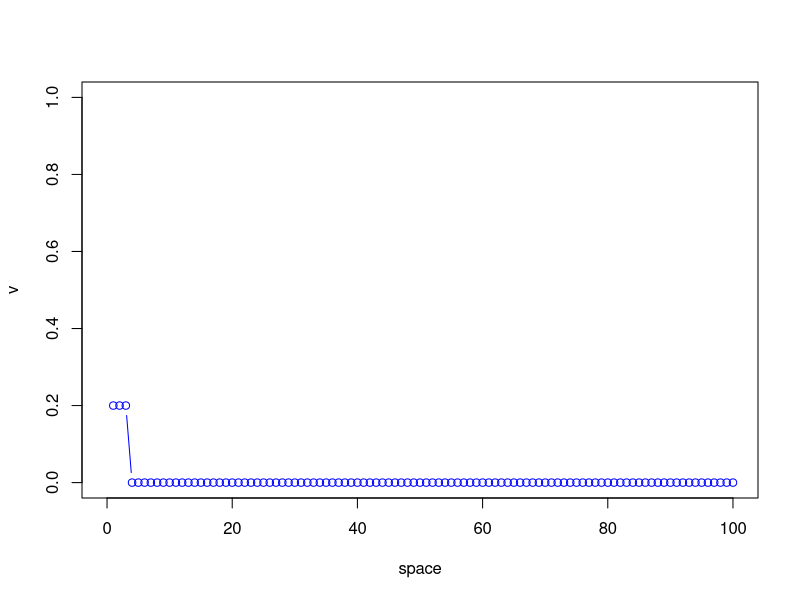
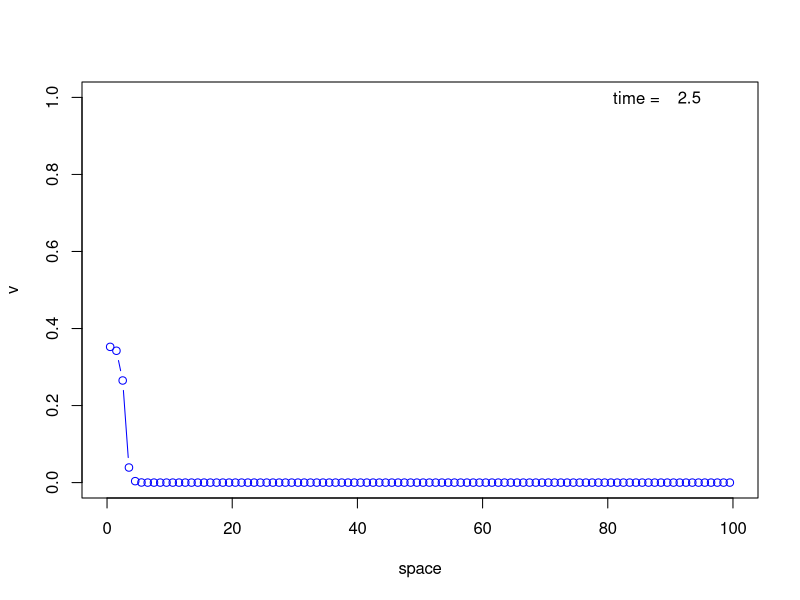
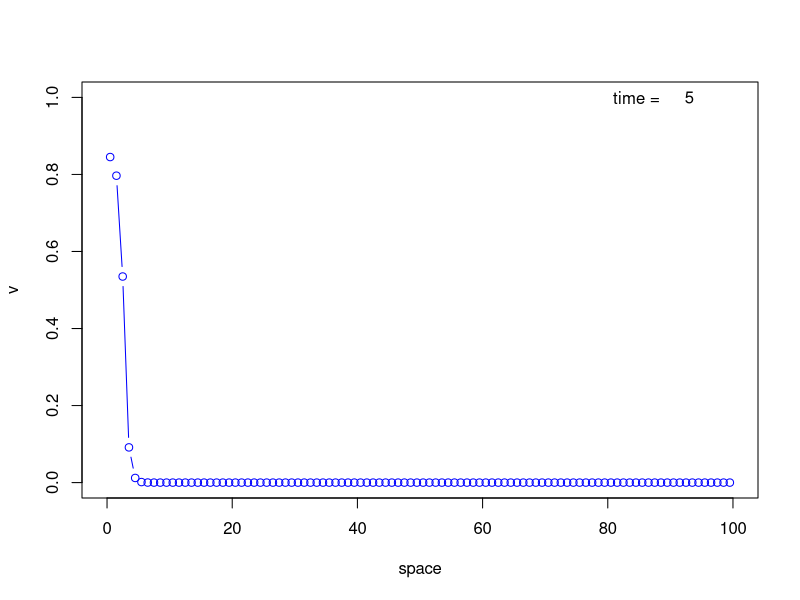
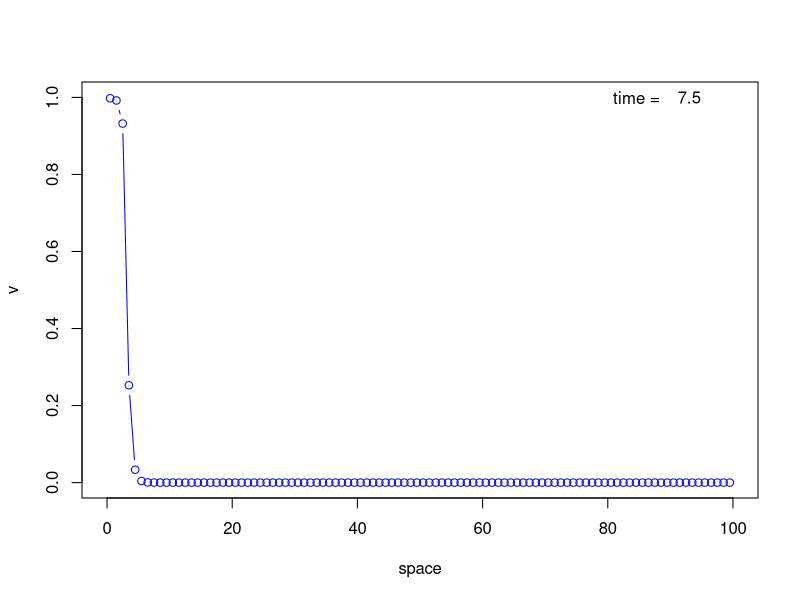
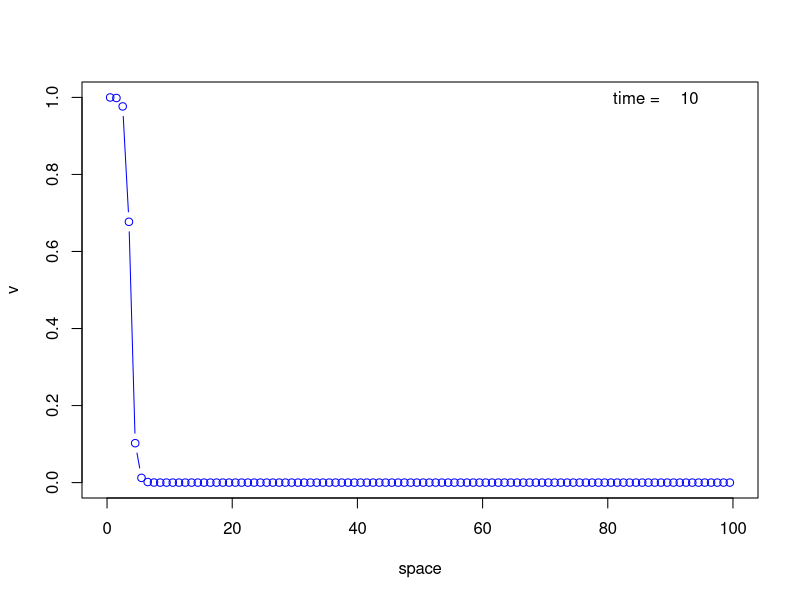
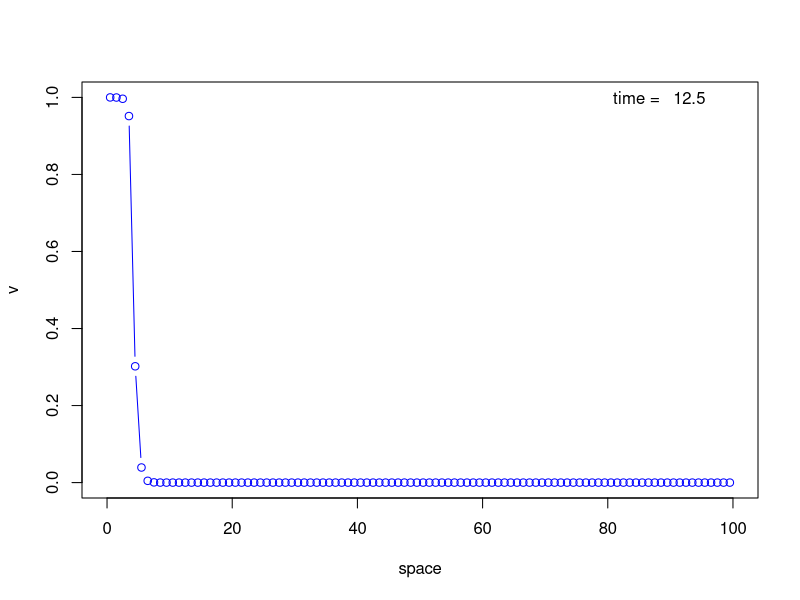
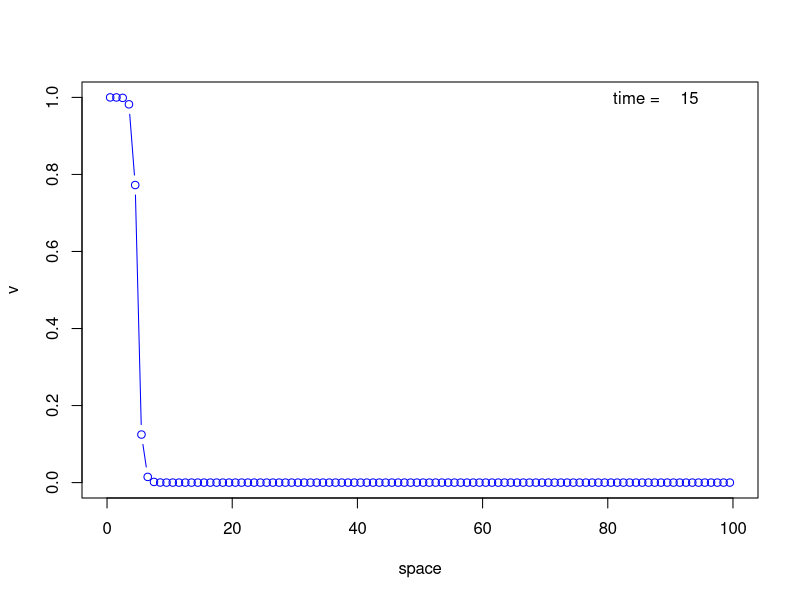
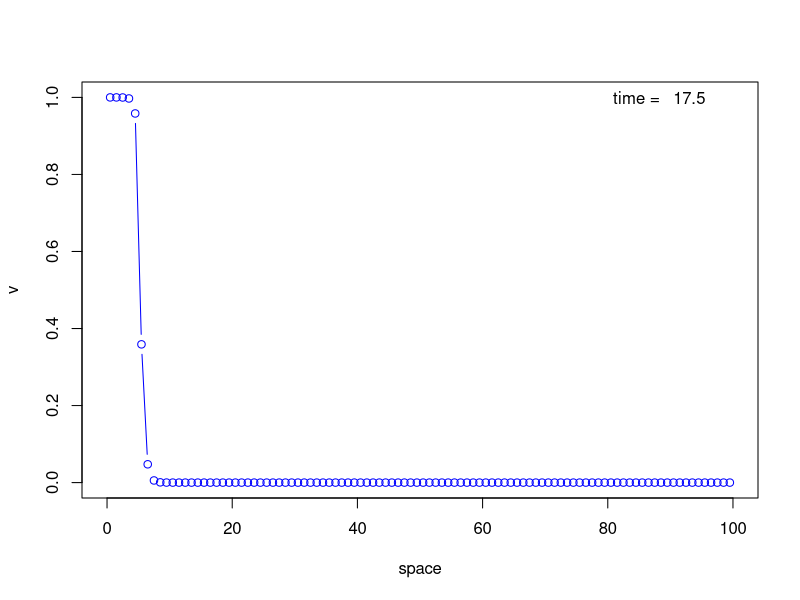

Recreate these plots in R, in order.
#
# simulate logistic equation with spatial diffusion
#


# set parameters
# --------------

dt     = 0.1        # time step
dx     = 1.0        # space space
Nx      = 100        # number of space steps
Nt      = 10000       # number of time steps
tplot  = 25         # output time steps 

D      = 1.0/10        # diffusion coefficient
p      = D*dt/dx^2  # fraction jumping left and right one cell per time step

r     = 0.2         # low v growth rate 
rdt   = r * dt      # growth rate per time step
K     = 1.0         # carrying capacity
v0    = 0.2        # initial amount at the left edge
a     = 0.1         # threshold

framepause = 0.01   # time to pause between plots

# logistic growth function
#
fv=function(v) r*v*(1-v/K)*(v/a - 1)


# need p<=1/2 for stability stop if violated
#
if( p > 0.5 ) stop( sprintf("p=%g, p must be less than 0.5, reduce the time step",p ) )

# initialize storage for solution
#--------------------------------
v   = numeric(Nx)
vnew= numeric(Nx)

# time and space variables
#
t   = (0:Nt)*dt
x  = ((1:Nx)-0.5)*dx

# set initial conditions
# ----------------------
v[1:3] = v0

# plot the initial condition
#
t=0
plot(dx*(1:Nx),v,type='b',col='blue',xlim=c(0,dx*Nx),ylim=c(0,1),xlab='space')

# long pause before main loop to show initial data
#
Sys.sleep(3)



# run simulation
# --------------

for (nt in 1:Nt){
  
  # update left boundary point
  #
  vnew[1]=v[1]+p*(v[2]-v[1]) + dt*fv(v[1])
  
  # loop over interior points
  #
  for (j in 2:(Nx-1)){
    vnew[j]=v[j]+p*(v[j-1]-2*v[j]+v[j+1]) + dt*fv(v[j])
  }
  
  # update the right boundary point
  #
  vnew[Nx]=v[Nx]+p*(v[Nx-1]-v[Nx]) + dt*fv(v[Nx])
  
  # replace u with the new values
  #
  v=vnew
  
  # compute the time for a box to reach a threshold
  #
  if (v[50] > 0.5) {
    tarrive= nt * dt
    cat(sprintf("arrived at %g", tarrive))
    plot(x,v,type='b',col='blue',xlim=c(0,dx*Nx),ylim=c(0,1),xlab='space')
    break
  }
  
  # make a plot of the solution
  #
  if(nt %% tplot == 0){
    t = nt * dt
    plot(x,v,type='b',col='blue',xlim=c(0,dx*Nx),ylim=c(0,1),xlab='space')
    text(0.85*Nx,1.0,"time = ")
    text(0.93*Nx,1.0,t)
  }
  
  # pause
  #
  Sys.sleep(framepause)
  
  
  
}  # end loop in time
